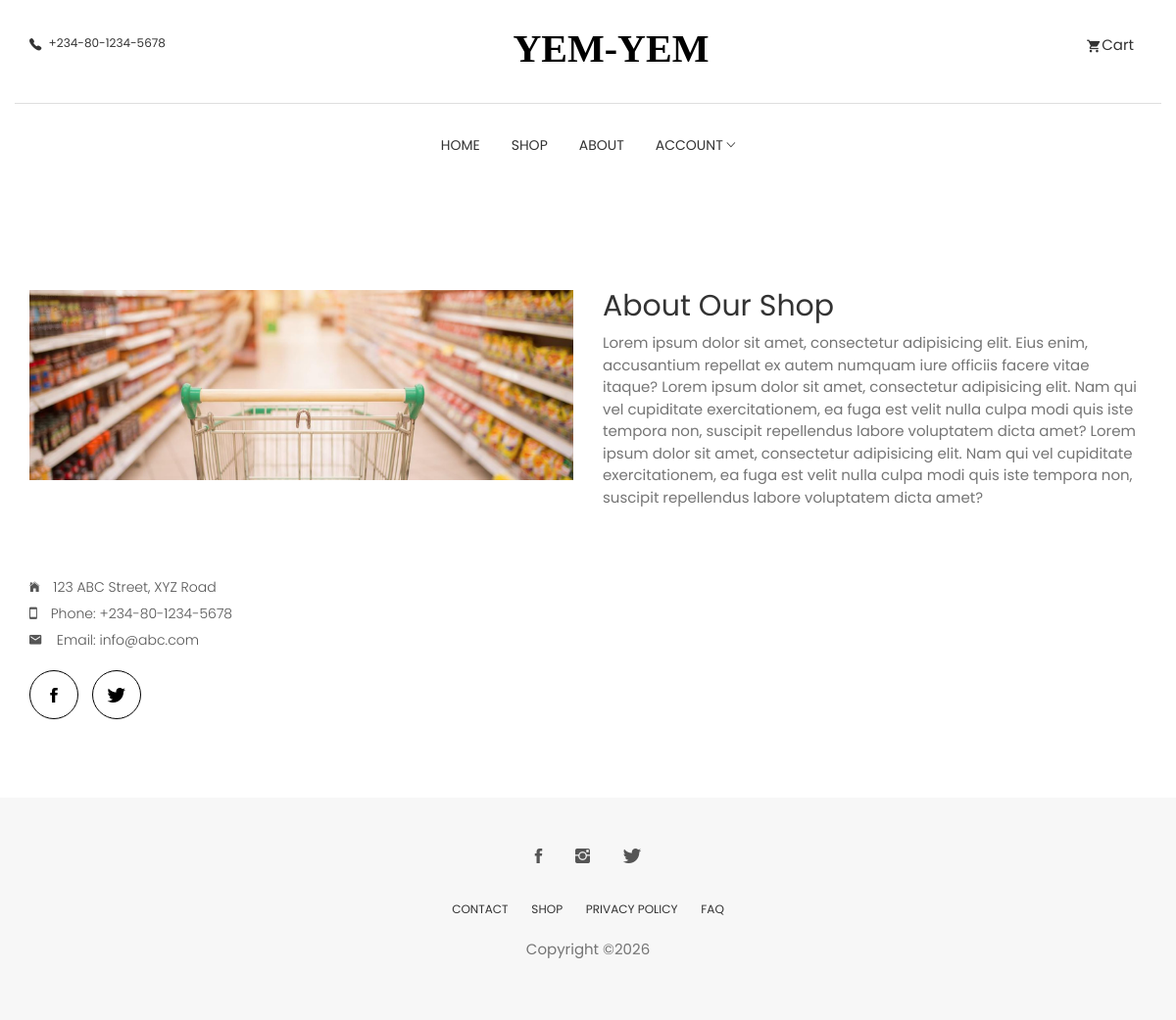
Screenshot of /e-commerce/views/about.php with the database file from the repository.
### tables this page shows
CREATE TABLE `about` (
  `id` int(11) NOT NULL AUTO_INCREMENT,
  `about` varchar(1000) NOT NULL,
  PRIMARY KEY (`id`)
);

CREATE TABLE `contact` (
  `id` int(11) NOT NULL AUTO_INCREMENT,
  `name` varchar(200) NOT NULL,
  `value` varchar(200) NOT NULL,
  PRIMARY KEY (`id`)
);

### e-commerce/views/about.php (the view, shortened to what this page needs)
<?php
require __DIR__ . '/header.php';
require __DIR__ . '/db.php';
$statement = $pdo->prepare("SELECT * FROM about");
$statement->execute();
$about = $statement->fetchAll(PDO::FETCH_ASSOC);
$statement = $pdo->prepare("SELECT value FROM contact WHERE name=?");
$statement->execute(array('facebook'));
$fb = $statement->fetchColumn();
$statement = $pdo->prepare("SELECT value FROM contact WHERE name=?");
$statement->execute(array('twitter'));
$tw = $statement->fetchColumn();
$statement = $pdo->prepare("SELECT value FROM contact WHERE name=?");
$statement->execute(array('phone'));
$phone = $statement->fetchColumn();
$statement = $pdo->prepare("SELECT value FROM contact WHERE name=?");
$statement->execute(array('address'));
$address = $statement->fetchColumn();
$statement = $pdo->prepare("SELECT value FROM contact WHERE name=?");
$statement->execute(array('email'));
$email = $statement->fetchColumn();
?>
<section class="about section">
	<div class="container">
		<div class="row">
			<div class="col-md-6 mt-20">
				<img class="img-responsive" src="views/images/cart.jpg">
			</div>
			<div class="col-md-6">
				<h2>About Our Shop</h2>
				<p><?= htmlspecialchars($about[0]['about']) ?></p>
			</div>
		</div>
		<div class="row mt-40">
            <div class="contact-details col-md-6 " >
                <ul class="contact-short-info" >
                    <li>
                        <i class="tf-ion-ios-home"></i>
                        <span><?= htmlspecialchars($address) ?></span>
                    </li>
                    <li>
                        <i class="tf-ion-android-phone-portrait"></i>
                        <span>Phone: <?= htmlspecialchars($phone) ?></span>
                    </li>
                    <li>
                        <i class="tf-ion-android-mail"></i>
                        <span>Email: <?= htmlspecialchars($email) ?></span>
                    </li>
                </ul>
                <div class="social-icon">
                    <ul>
                        <li><a class="fb-icon" href="https://facebook.com/<?= $fb ?>"><i class="tf-ion-social-facebook"></i></a></li>
                        <li><a href="https://twitter.com/<?= $tw ?>"><i class="tf-ion-social-twitter"></i></a></li>
                    </ul>
                </div>
            </div>
		</div>
	</div>
</section>
<?php require __DIR__ . '/footer.php'; ?>

### e-commerce/views/css/style.css (style rules this page uses)
body { line-height: 1.5; font-family: "Poppins", sans-serif; -webkit-font-smoothing: antialiased; }
p { font-family: "Poppins", sans-serif; color: #757575; font-size: 15px; }
h1, h2, h3, h4, h5, h6 { font-family: "Poppins", sans-serif; }
h1, h2, h3, h4, h5, h6 { font-weight: 400; }
ol, ul { margin: 0; padding: 0; list-style: none; }
a, a:focus, a:hover { text-decoration: none; outline: 0; color: #000; }
.mt-20 { margin-top: 20px; }
.mt-40 { margin-top: 40px; }
.section { padding: 80px 0; }
.contact-details .contact-short-info { margin-top: 20px; }
.contact-details .contact-short-info li { margin-bottom: 6px; color: #555; font-weight: 300; }
.contact-details .contact-short-info li i { margin-right: 10px; }
.social-icon { margin-top: 20px; }
.social-icon ul li { display: inline-block; margin-right: 10px; }
.social-icon ul li a { display: block; height: 50px; width: 50px; border-radius: 50%; border: 1px solid #000; text-align: center; }
.social-icon ul li a i { color: #000; display: inline-block; font-size: 20px; line-height: 50px; margin: 0; }

### rows the page displays
about: about "Lorem ipsum dolor sit amet, consectetur adipisicing elit. Eius enim, accusantium repellat ex autem numquam iure officiis facere vitae itaque? Lorem ipsum dolor sit amet, consectetur adipisicing elit. Nam qui vel cupiditate exercitationem, ea fuga est velit nulla culpa modi quis iste tempora non, suscipit repellendus labore voluptatem dicta amet? Lorem ipsum dolor sit amet, consectetur adipisicing elit. Nam qui vel cupiditate exercitationem, ea fuga est velit nulla culpa modi quis iste tempora non, suscipit repellendus labore voluptatem dicta amet?"
contact: value "123 ABC Street, XYZ Road"
contact: value "+234-80-1234-5678"
contact: value "info@abc.com"
